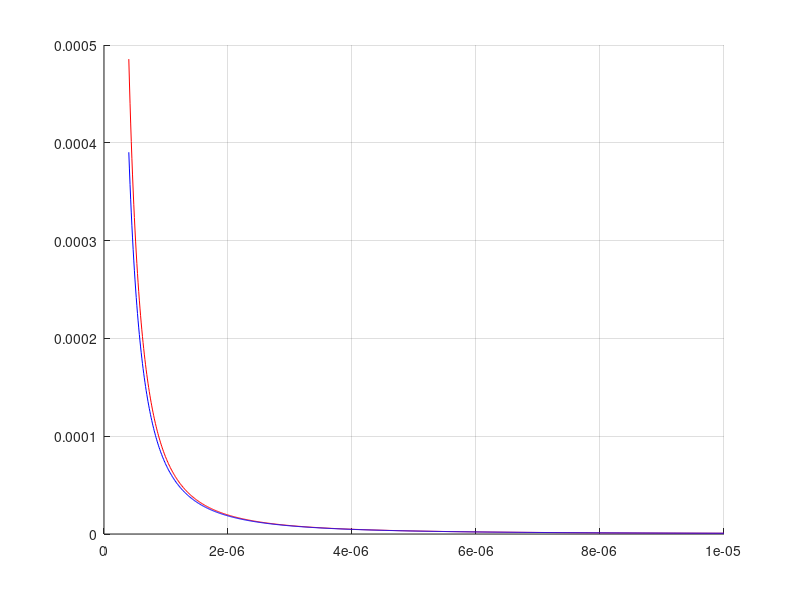

Write the MATLAB code that produced this figure.
VT = 26e-3;
ni = 1.5e16;
q = 1.6e-19;
epi = 1.04e-10;
eox = 3.9*8.854e-12;


Ec = 1.5e6;
W = 10e-6;
u = 450e-4;

hold on;
grid on;

lx = (0.4:0.01:10).*1e-6;
Vov = 0.1;
gm = (50*eox./lx)*u*W./lx*Vov;
plot(lx, gm, 'r');

A = sqrt(1+2*Vov./(Ec*lx));
gm1 = W*(50*eox./lx)*u*Ec.*(A-1)./A;
plot(lx, gm1, 'b');

dgm = (gm-gm1)./gm;

for i =1:length(lx)
    if(dgm(i)<0.1)
        fprintf('l=%f (um)\n', lx(i)*1e6);
        break
    end
end




